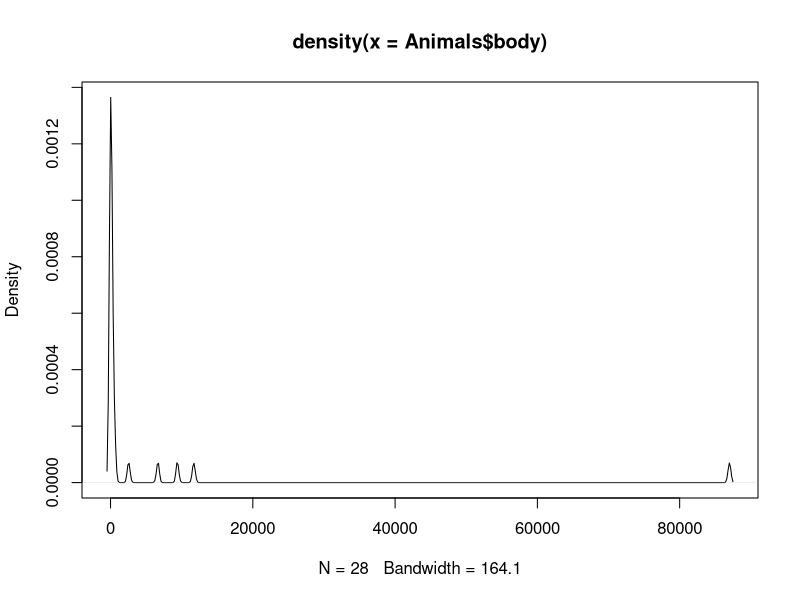
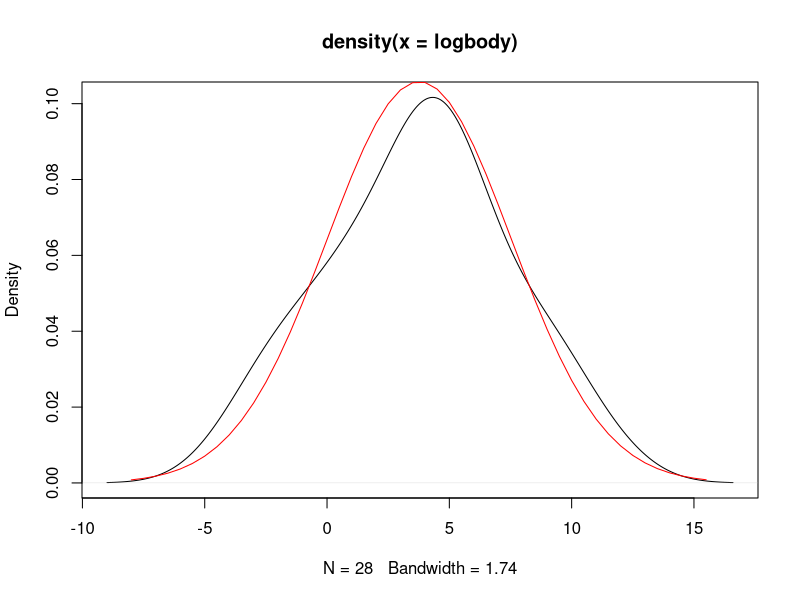

These figures' R source, in order:
# Question 2

library(MASS)
colors <- c("red", "blue")
colors
Animals$body
density(Animals$body)
plot(density(Animals$body))
logbody <- log(Animals$body)
logbody
plot(density(logbody))
av <- mean(logbody)
sdev <- sd(logbody)
xval <- pretty(c(av - 3 * sdev, av + 3 * sdev), 50)
lines(xval, dnorm(xval, mean = av, sd = sdev), col=colors)
